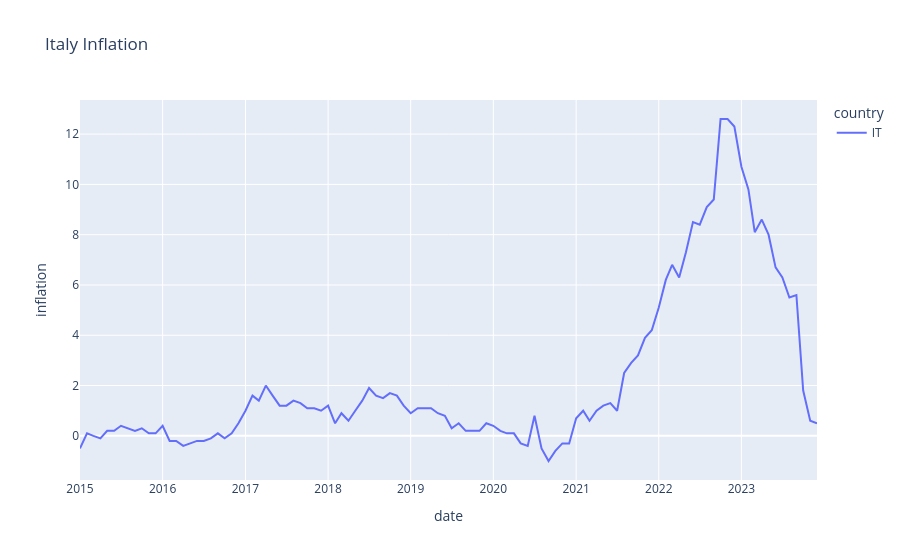

Write notebook code for a chart like this one.
### Code cell
countries_selected = ["IT"]

df_filtered = df[df["country"].isin(countries_selected)]

fig = px.line(
    df_filtered,
    x="date",
    y="inflation",
    color="country",
    title="Italy Inflation"
)

fig.show()
